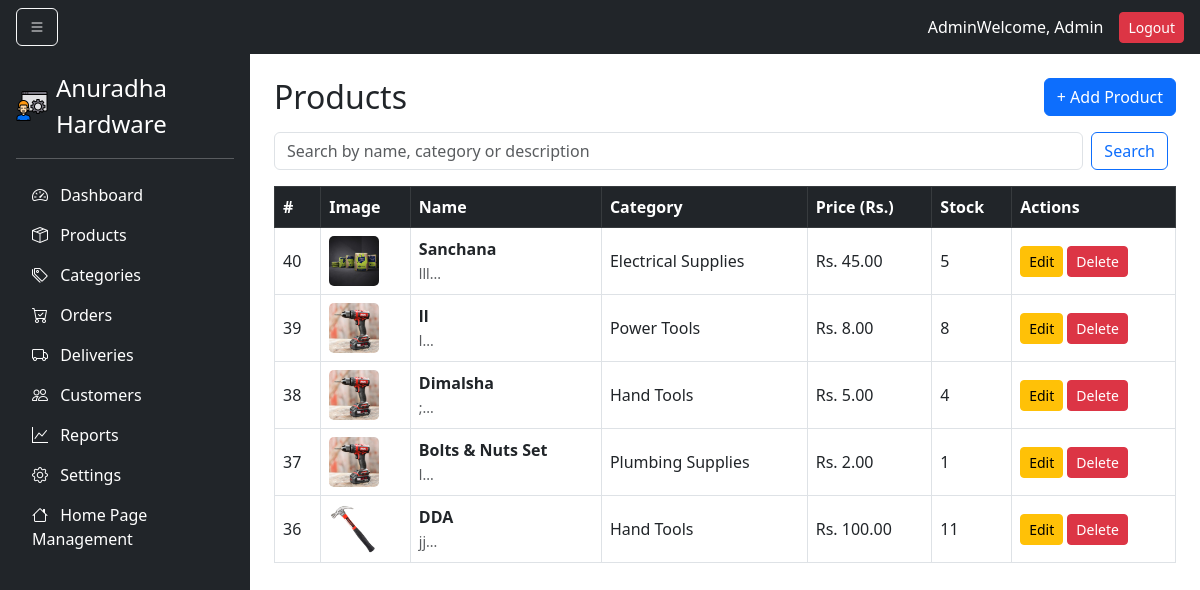
The app's page /Hardware/anuradha-admin/products.php (signed in) with its own data.
### tables this page shows
CREATE TABLE `products` (
  `id` int(11) NOT NULL,
  `name` varchar(100) NOT NULL,
  `category_id` int(11) DEFAULT NULL,
  `description` text DEFAULT NULL,
  `price` decimal(10,2) DEFAULT NULL,
  `stock` int(11) DEFAULT NULL,
  `image` varchar(255) DEFAULT NULL,
  `is_featured` tinyint(1) DEFAULT 0
);

CREATE TABLE `categories` (
  `id` int(11) NOT NULL,
  `name` varchar(100) NOT NULL,
  `description` text DEFAULT NULL,
  `created_at` datetime DEFAULT current_timestamp()
);

### Hardware/anuradha-admin/products.php (the view, shortened to what this page needs)
<?php
include('includes/header.php');
include('includes/db.php');
$search = '';
$where = '';
$products = mysqli_query($conn, "
    SELECT p.*, c.name AS category
    FROM products p
    LEFT JOIN categories c ON p.category_id = c.id
    $where
    ORDER BY p.id DESC
");
?>
<div class="d-flex">
    <?php include('includes/sidebar.php'); ?>
    <div class="p-4 w-100">
        <div class="d-flex justify-content-between align-items-center mb-3">
            <h2 class="mb-0">Products</h2>
            <button class="btn btn-primary" data-bs-toggle="modal" data-bs-target="#addProductModal">+ Add Product</button>
        </div>
        <form method="get" class="d-flex mb-3" role="search">
            <input class="form-control me-2" type="search" name="search" placeholder="Search by name, category or description" value="<?= htmlspecialchars($search) ?>">
            <button class="btn btn-outline-primary me-2" type="submit">Search</button>
        </form>
        <div class="table-responsive">
            <table class="table table-bordered align-middle">
                <thead class="table-dark">
                    <tr>
                        <th>#</th>
                        <th>Image</th>
                        <th>Name</th>
                        <th>Category</th>
                        <th>Price (Rs.)</th>
                        <th>Stock</th>
                        <th>Actions</th>
                    </tr>
                </thead>
                <tbody>
                    <?php if (mysqli_num_rows($products) > 0): ?>
                        <?php while ($row = mysqli_fetch_assoc($products)): ?>
                            <tr>
                                <td><?= $row['id'] ?></td>
                                <td>
                                    <?php if ($row['image'] && file_exists($row['image'])): ?>
                                        <img src="<?= $row['image'] ?>" width="50" height="50" style="object-fit: cover; border-radius: 5px;">
                                    <?php else: ?>
                                        <span class="text-muted">No image</span>
                                    <?php endif; ?>
                                </td>
                                <td>
                                    <strong><?= htmlspecialchars($row['name']) ?></strong>
                                    <?php if (!empty($row['description'])): ?>
                                        <br><small class="text-muted"><?= htmlspecialchars(substr($row['description'], 0, 50)) ?>...</small>
                                    <?php endif; ?>
                                </td>
                                <td><?= htmlspecialchars($row['category']) ?></td>
                                <td>Rs. <?= number_format($row['price'], 2) ?></td>
                                <td><?= $row['stock'] ?></td>
                                <td>
                                    <button class="btn btn-sm btn-warning editBtn"
                                        data-id="<?= $row['id'] ?>"
                                        data-name="<?= htmlspecialchars($row['name']) ?>"
                                        data-description="<?= htmlspecialchars($row['description']) ?>"
                                        data-category="<?= $row['category_id'] ?>"
                                        data-price="<?= $row['price'] ?>"
                                        data-stock="<?= $row['stock'] ?>"
                                        data-bs-toggle="modal"
                                        data-bs-target="#editProductModal">Edit</button>
                                    <a href="products.php?delete=<?= $row['id'] ?>" onclick="return confirm('Delete this product?');" class="btn btn-sm btn-danger">Delete</a>
                                </td>
                            </tr>
                        <?php endwhile; ?>
                    <?php else: ?>
                        <tr>
                            <td colspan="7" class="text-center text-muted">No products found.</td>
                        </tr>
                    <?php endif; ?>
                </tbody>
            </table>
        </div>
    </div>
</div>
<?php include('includes/footer.php'); ?>

### Hardware/anuradha-admin/includes/header.php (shortened to what this page needs)
<!DOCTYPE html>
<html lang="en">
<head>
    <link href="https://cdn.jsdelivr.net/npm/bootstrap@5.3.0/dist/css/bootstrap.min.css" rel="stylesheet">
    <link href="https://cdn.jsdelivr.net/npm/bootstrap-icons@1.10.5/font/bootstrap-icons.css" rel="stylesheet">
    <link rel="stylesheet" href="/assets/css/adminstyle.css">
</head>
<body>
    <nav class="navbar navbar-dark bg-dark px-3">
        <button class="btn btn-outline-light" id="toggleSidebar">
            <i class="bi bi-list"></i>
        </button>
        <div class="text-white">Admin</div><div class="text-white d-flex align-items-center gap-3">
            <span>Welcome, <?php echo $_SESSION['admin_name'] ?? 'Admin'; ?></span>
            <a href="logout.php" class="btn btn-sm btn-danger">Logout</a>
        </div>
    </nav>

### Hardware/anuradha-admin/includes/sidebar.php
<div class="d-flex flex-column flex-shrink-0 p-3 bg-dark text-white" id="sidebar" style="width: 250px; min-height: 100vh;">
    <a href="#" class="d-flex align-items-center mb-3 mb-md-0 me-md-auto text-white text-decoration-none">
        <img src="assets/images/logo.png" alt="Logo" width="32" height="32" class="me-2">
        <span class="fs-4 d-none d-md-inline">Anuradha Hardware</span>
    </a>
    <hr>
    <ul class="nav nav-pills flex-column mb-auto" id="sidebarMenu">
        <li class="nav-item">
            <a href="index.php" class="nav-link text-white">
                <i class="bi bi-speedometer2 me-2"></i>
                <span class="d-none d-md-inline">Dashboard</span>
            </a>
        </li>
        <li class="nav-item">
            <a href="products.php" class="nav-link text-white">
                <i class="bi bi-box-seam me-2"></i>
                <span class="d-none d-md-inline">Products</span>
            </a>
        </li>
        <li class="nav-item">
            <a href="categories.php" class="nav-link text-white">
                <i class="bi bi-tags me-2"></i>
                <span class="d-none d-md-inline">Categories</span>
            </a>
        </li>
        <li class="nav-item">
            <a href="orders.php" class="nav-link text-white">
                <i class="bi bi-cart-check me-2"></i>
                <span class="d-none d-md-inline">Orders</span>
            </a>
        </li>
        <li class="nav-item">
            <a href="deliveries.php" class="nav-link text-white">
                <i class="bi bi-truck me-2"></i>
                <span class="d-none d-md-inline">Deliveries</span>
            </a>
        </li>
        <li class="nav-item">
            <a href="customers.php" class="nav-link text-white">
                <i class="bi bi-people me-2"></i>
                <span class="d-none d-md-inline">Customers</span>
            </a>
        </li>
        <li class="nav-item">
            <a href="reports.php" class="nav-link text-white">
                <i class="bi bi-graph-up me-2"></i>
                <span class="d-none d-md-inline">Reports</span>
            </a>
        </li>
        <li class="nav-item">
            <a href="settings.php" class="nav-link text-white">
                <i class="bi bi-gear me-2"></i>
                <span class="d-none d-md-inline">Settings</span>
            </a>
        </li>
        <li class="nav-item">
            <a href="homepage_management.php" class="nav-link text-white">
                <i class="bi bi-house me-2"></i>
                <span class="d-none d-md-inline">Home Page Management</span>
            </a>
        </li>
    </ul>
</div>

### Hardware/anuradha-admin/includes/footer.php (shortened to what this page needs)
</body>
</html>

### Hardware/anuradha-admin/includes/header.php (style rules this page uses)
body { margin: 0; }
#sidebar { transition: all 0.3s ease; }

### records on screen
products: id "40", image (picture), name "Sanchana", description "lll", category.name "Electrical Supplies", price "45.00", stock "5"
products: id "39", image (picture), name "ll", description "l", category.name "Power Tools", price "8.00", stock "8"
products: id "38", image (picture), name "Dimalsha", description ";", category.name "Hand Tools", price "5.00", stock "4"
products: id "37", image (picture), name "Bolts & Nuts Set", description "l", category.name "Plumbing Supplies", price "2.00", stock "1"
products: id "36", image (picture), name "DDA", description "jj", category.name "Hand Tools", price "100.00", stock "11"

### other values on screen
$_SESSION['admin_name'] "Admin"
